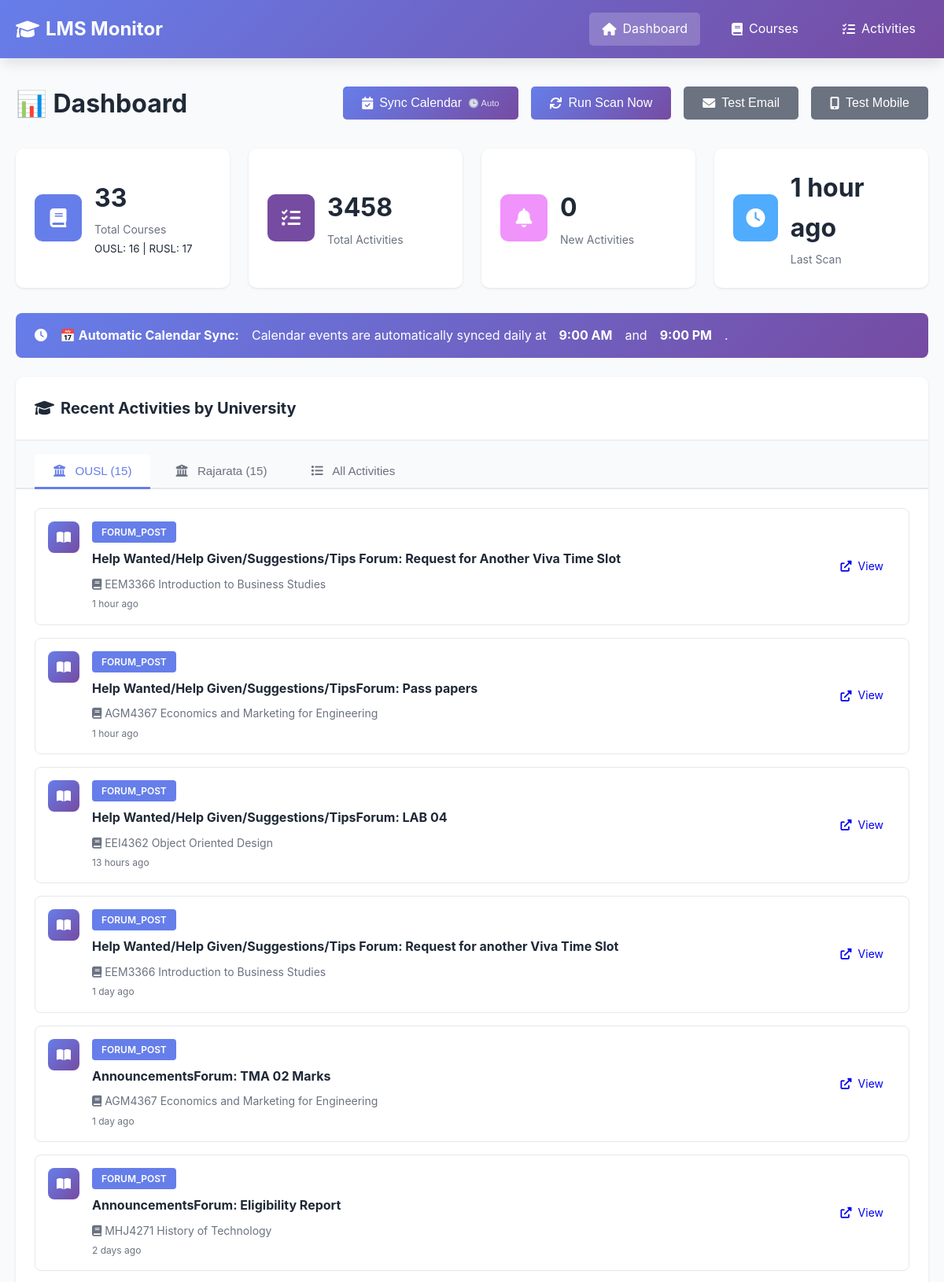
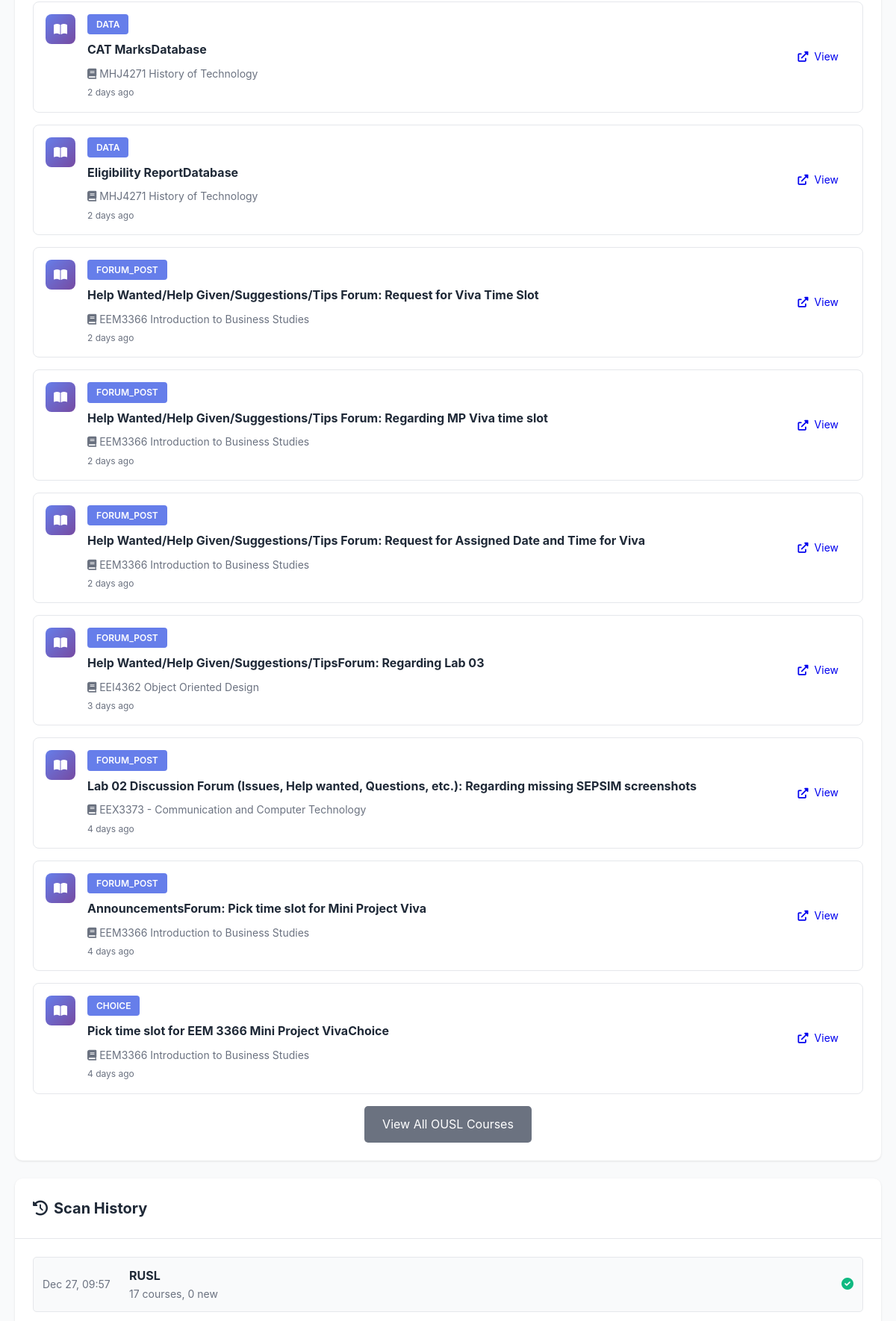
The page / (upper part) on the database its author committed (2 pictures, top to bottom).
### tables this page shows
CREATE TABLE scan_history (
                id INTEGER PRIMARY KEY AUTOINCREMENT,
                lms_name TEXT NOT NULL,
                scan_time TIMESTAMP DEFAULT CURRENT_TIMESTAMP,
                courses_found INTEGER,
                activities_found INTEGER,
                new_activities INTEGER,
                status TEXT,
                error_message TEXT
            );

CREATE TABLE activities (
                id INTEGER PRIMARY KEY AUTOINCREMENT,
                activity_id TEXT UNIQUE NOT NULL,
                course_id TEXT NOT NULL,
                activity_type TEXT NOT NULL,
                title TEXT NOT NULL,
                description TEXT,
                url TEXT,
                deadline TIMESTAMP,
                first_seen TIMESTAMP DEFAULT CURRENT_TIMESTAMP,
                is_new BOOLEAN DEFAULT 1,
                metadata TEXT,
                FOREIGN KEY (course_id) REFERENCES courses(course_id)
            );

CREATE TABLE courses (
                id INTEGER PRIMARY KEY AUTOINCREMENT,
                course_id TEXT UNIQUE NOT NULL,
                lms_name TEXT NOT NULL,
                course_name TEXT NOT NULL,
                course_url TEXT,
                first_seen TIMESTAMP DEFAULT CURRENT_TIMESTAMP,
                last_checked TIMESTAMP DEFAULT CURRENT_TIMESTAMP
            );

### app.py (the view, shortened to what this page needs)
@app.route('/')
def index():
    stats = db.get_stats()
    recent_activities = db.get_recent_activities(limit=20)
    scan_history = db.get_scan_history(limit=10)
    ousl_activities = db.get_activities_by_lms('OUSL', limit=15)
    rusl_activities = db.get_activities_by_lms('RUSL', limit=15)
    upcoming_deadlines = db.get_all_upcoming_deadlines(days_ahead=365)
    import re
    is_render = os.getenv('RENDER') is not None or os.getenv('RAILWAY_ENVIRONMENT') is not None
    return render_template('index.html',
                          stats=stats,
                          recent_activities=recent_activities,
                          ousl_activities=ousl_activities,
                          rusl_activities=rusl_activities,
                          upcoming_deadlines=upcoming_deadlines,
                          scan_history=scan_history,
                          is_render=is_render)

### app.py (called while the page is built)
@app.template_filter('datetime')
def format_datetime(value, format='%Y-%m-%d %H:%M:%S'):
    if value is None:
        return ''
    if isinstance(value, str):
        try:
            value = datetime.fromisoformat(value.replace('Z', '+00:00'))
        except:
            return value
    if value.tzinfo is None:
        from datetime import timezone
        value = value.replace(tzinfo=timezone.utc)
    from datetime import timezone, timedelta
    colombo_tz = timezone(timedelta(hours=5, minutes=30))
    local_time = value.astimezone(colombo_tz)
    return local_time.strftime(format)

### database.py (called while the page is built)
    def get_connection(self):
        return sqlite3.connect(self.db_path)

    def get_recent_activities(self, limit: int = 50) -> List[Dict[str, Any]]:
        conn = self.get_connection()
        cursor = conn.cursor()
        cursor.execute("""
            SELECT
                a.activity_id,
                a.activity_type,
                a.title,
                a.description,
                a.url,
                a.deadline,
                a.first_seen,
                a.is_new,
                c.course_name,
                c.lms_name
            FROM activities a
            JOIN courses c ON a.course_id = c.course_id
            ORDER BY a.first_seen DESC
            LIMIT ?
        """, (limit,))
        columns = [desc[0] for desc in cursor.description]
        activities = [dict(zip(columns, row)) for row in cursor.fetchall()]
        conn.close()
        return activities

    def get_activities_by_lms(self, lms_name: str, limit: int = 20) -> List[Dict[str, Any]]:
        conn = self.get_connection()
        cursor = conn.cursor()
        cursor.execute("""
            SELECT
                a.activity_id,
                a.activity_type,
                a.title,
                a.description,
                a.url,
                a.deadline,
                a.first_seen,
                a.is_new,
                c.course_name,
                c.lms_name
            FROM activities a
            JOIN courses c ON a.course_id = c.course_id
            WHERE c.lms_name = ?
            ORDER BY a.first_seen DESC
            LIMIT ?
        """, (lms_name, limit))
        columns = [desc[0] for desc in cursor.description]
        activities = [dict(zip(columns, row)) for row in cursor.fetchall()]
        conn.close()
        return activities

### templates/index.html (shortened to what this page needs)
{% extends "base.html" %}  {% block content %}
<div class="dashboard">
  <div class="page-header">
    <h1>📊 Dashboard</h1>
    <div class="actions">
      <button
        onclick="syncCalendar()"
        class="btn btn-primary"
        title="Auto-syncs daily at 9 AM & 9 PM"
      >
        <i class="fas fa-calendar-check"></i> Sync Calendar
        <span style="font-size: 0.7em; opacity: 0.8">🕒 Auto</span>
      </button>
      {% if is_render %}
      <button class="btn btn-secondary" disabled title="Scanning is automated via GitHub Actions (runs twice daily)">
        <i class="fas fa-sync"></i> Auto Scan (GitHub Actions)
      </button>
      {% else %}
      <button onclick="triggerScan()" class="btn btn-primary">
        <i class="fas fa-sync"></i> Run Scan Now
      </button>
      {% endif %}
      <button onclick="testEmail()" class="btn btn-secondary">
        <i class="fas fa-envelope"></i> Test Email
      </button>
      <button onclick="testNtfy()" class="btn btn-secondary">
        <i class="fas fa-mobile-alt"></i> Test Mobile
      </button>
    </div>
  </div>
  <div class="stats-grid">
    <div class="stat-card">
      <div class="stat-icon" style="background: #667eea">
        <i class="fas fa-book"></i>
      </div>
      <div class="stat-content">
        <h3>{{ stats.total_courses }}</h3>
        <p>Total Courses</p>
        <small
          >OUSL: {{ stats.ousl_courses }} | RUSL: {{ stats.rusl_courses
          }}</small
        >
      </div>
    </div>
    <div class="stat-card">
      <div class="stat-icon" style="background: #764ba2">
        <i class="fas fa-tasks"></i>
      </div>
      <div class="stat-content">
        <h3>{{ stats.total_activities }}</h3>
        <p>Total Activities</p>
      </div>
    </div>
    <div class="stat-card">
      <div class="stat-icon" style="background: #f093fb">
        <i class="fas fa-bell"></i>
      </div>
      <div class="stat-content">
        <h3 id="new-activities-count">{{ stats.new_activities }}</h3>
        <p>New Activities</p>
      </div>
    </div>
    <div class="stat-card">
      <div class="stat-icon" style="background: #4facfe">
        <i class="fas fa-clock"></i>
      </div>
      <div class="stat-content">
        <h3>
          {{ stats.last_scan_time|timeago if stats.last_scan_time else 'Never'
          }}
        </h3>
        <p>Last Scan</p>
      </div>
    </div>
  </div>
  <div
    class="alert alert-success"
    style="
      background: linear-gradient(135deg, #667eea 0%, #764ba2 100%);
      color: white;
      border: none;
    "
  >
    <i class="fas fa-clock"></i>
    <strong>📅 Automatic Calendar Sync:</strong> Calendar events are
    automatically synced daily at <strong>9:00 AM</strong> and
    <strong>9:00 PM</strong>.
  </div>
  <div class="card">
    <div class="card-header">
      <h2>
        <i class="fas fa-graduation-cap"></i> Recent Activities by University
      </h2>
    </div>
    <div class="tabs">
      <button class="tab-button active" onclick="openTab(event, 'ousl')">
        <i class="fas fa-university"></i> OUSL ({{ ousl_activities|length }})
      </button>
      <button class="tab-button" onclick="openTab(event, 'rusl')">
        <i class="fas fa-university"></i> Rajarata ({{ rusl_activities|length
        }})
      </button>
      <button class="tab-button" onclick="openTab(event, 'all')">
        <i class="fas fa-list"></i> All Activities
      </button>
    </div>
    <div id="ousl" class="tab-content active">
      <div class="card-body">
        {% if ousl_activities %}
        <div class="activity-list">
          {% for activity in ousl_activities %}
          <div class="activity-item {% if activity.is_new %}new{% endif %}">
            <div class="activity-icon">
              {% if activity.activity_type == 'assign' %}
              <i class="fas fa-file-alt"></i>
              {% elif activity.activity_type == 'quiz' %}
              <i class="fas fa-question-circle"></i>
              {% elif activity.activity_type == 'resource' %}
              <i class="fas fa-file"></i>
              {% elif activity.activity_type == 'forum' %}
              <i class="fas fa-comments"></i>
              {% else %}
              <i class="fas fa-book-open"></i>
              {% endif %}
            </div>
            <div class="activity-content">
              <div class="activity-header">
                <span class="activity-type">{{ activity.activity_type }}</span>
              </div>
              <h4>{{ activity.title }}</h4>
              <p class="activity-course">
                <i class="fas fa-book"></i> {{ activity.course_name }}
              </p>
              <p class="activity-time">{{ activity.first_seen|timeago }}</p>
            </div>
            {% if activity.url %}
            <a href="{{ activity.url }}" target="_blank" class="btn btn-small">
              <i class="fas fa-external-link-alt"></i> View
            </a>
            {% endif %}
          </div>
          {% endfor %}
        </div>
        <div style="text-align: center; margin-top: 1rem">
          <a href="/courses?lms=OUSL" class="btn btn-secondary"
            >View All OUSL Courses</a
          >
        </div>
        {% else %}
        <p class="empty-state">
          No OUSL activities found yet. Run a scan to get started!
        </p>
        {% endif %}
      </div>
    </div>
  </div>
  <div class="card">
    <div class="card-header">
      <h2><i class="fas fa-history"></i> Scan History</h2>
    </div>
    <div class="card-body">
      {% if scan_history %}
      <div class="scan-history">
        {% for scan in scan_history %}
        <div class="scan-item">
          <div class="scan-time">
            {{ scan.scan_time|datetime('%b %d, %H:%M') }}
          </div>
          <div class="scan-info">
            <strong>{{ scan.lms_name }}</strong>
            <span class="scan-stats">
              {{ scan.courses_found }} courses, {{ scan.new_activities }} new
            </span>
          </div>
          <div class="scan-status">
            {% if scan.status == 'success' %}
            <span class="status-success"
              ><i class="fas fa-check-circle"></i
            ></span>
            {% else %}
            <span class="status-error"
              ><i class="fas fa-times-circle"></i
            ></span>
            {% endif %}
          </div>
        </div>
        {% endfor %}
      </div>
      {% else %}
      <p class="empty-state">No scan history yet.</p>
      {% endif %}
    </div>
  </div>
</div>
{% endblock %}

### rows shown on the page
scan_history: last_scan_time "1 hour ago", scan_time "Dec 27, 09:57", lms_name "RUSL", courses_found "17", new_activities "0", status "success" (drawn)
activities: activity_type "FORUM_POST", title "Help Wanted/Help Given/Suggestions/Tips Forum: Request for Another Viva Time Slot", course_name "EEM3366 Introduction to Business Studies", first_seen "1 hour ago"
activities: activity_type "FORUM_POST", title "Help Wanted/Help Given/Suggestions/TipsForum: Pass papers", course_name "AGM4367 Economics and Marketing for Engineering", first_seen "1 hour ago"
activities: activity_type "FORUM_POST", title "Help Wanted/Help Given/Suggestions/TipsForum: LAB 04", course_name "EEI4362 Object Oriented Design", first_seen "13 hours ago"
activities: activity_type "FORUM_POST", title "Help Wanted/Help Given/Suggestions/Tips Forum: Request for another Viva Time Slot", course_name "EEM3366 Introduction to Business Studies", first_seen "1 day ago"
activities: activity_type "FORUM_POST", title "AnnouncementsForum: TMA 02 Marks", course_name "AGM4367 Economics and Marketing for Engineering", first_seen "1 day ago"
activities: activity_type "FORUM_POST", title "AnnouncementsForum: Eligibility Report", course_name "MHJ4271 History of Technology", first_seen "2 days ago"
activities: activity_type "DATA", title "CAT MarksDatabase", course_name "MHJ4271 History of Technology", first_seen "2 days ago"
activities: activity_type "DATA", title "Eligibility ReportDatabase", course_name "MHJ4271 History of Technology", first_seen "2 days ago"
activities: activity_type "FORUM_POST", title "Help Wanted/Help Given/Suggestions/Tips Forum: Request for Viva Time Slot", course_name "EEM3366 Introduction to Business Studies", first_seen "2 days ago"
activities: activity_type "FORUM_POST", title "Help Wanted/Help Given/Suggestions/Tips Forum: Regarding MP Viva time slot", course_name "EEM3366 Introduction to Business Studies", first_seen "2 days ago"
activities: activity_type "FORUM_POST", title "Help Wanted/Help Given/Suggestions/Tips Forum: Request for Assigned Date and Time for Viva", course_name "EEM3366 Introduction to Business Studies", first_seen "2 days ago"
activities: activity_type "FORUM_POST", title "Help Wanted/Help Given/Suggestions/TipsForum: Regarding Lab 03", course_name "EEI4362 Object Oriented Design", first_seen "3 days ago"
activities: activity_type "FORUM_POST", title "Lab 02 Discussion Forum (Issues, Help wanted, Questions, etc.): Regarding missing SEPSIM screenshots", course_name "EEX3373 - Communication and Computer Technology", first_seen "4 days ago"
activities: activity_type "FORUM_POST", title "AnnouncementsForum: Pick time slot for Mini Project Viva", course_name "EEM3366 Introduction to Business Studies", first_seen "4 days ago"
activities: activity_type "CHOICE", title "Pick time slot for EEM 3366 Mini Project VivaChoice", course_name "EEM3366 Introduction to Business Studies", first_seen "4 days ago"

### other values the page prints
{{ stats.total_courses }} "33"
{{ stats.ousl_courses }} "16"
{{ stats.rusl_courses }} "17"
{{ stats.total_activities }} "3458"
{{ stats.new_activities }} "0"
{{ ousl_activities|length }} "15"
{{ rusl_activities|length }} "15"
